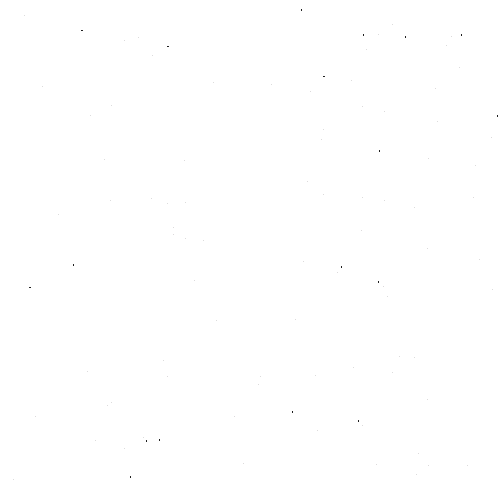
Frame 1 (no input)
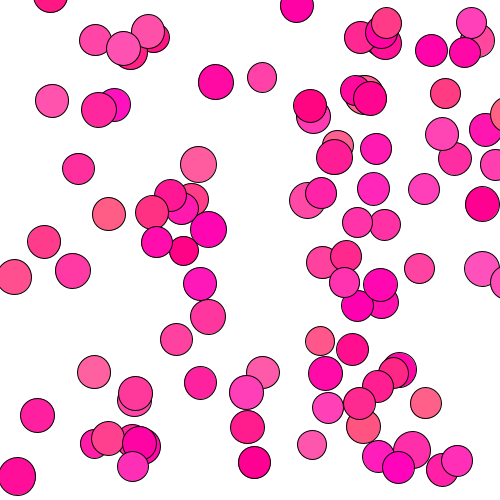
Frame 60 (the mouse pressed at the canvas centre just before this capture)
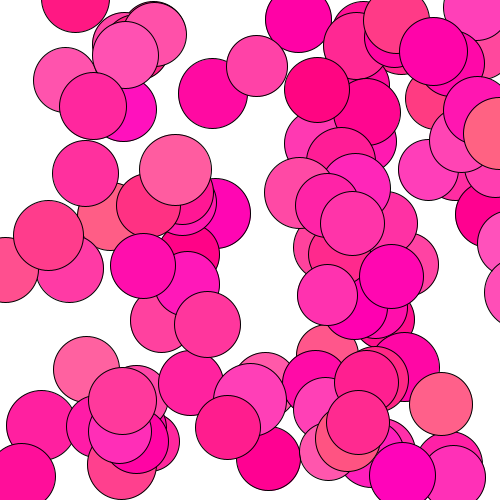
Frame 120 (the mouse held since frame 60 and released just before this capture)

The Processing sketch that drew these frames (run headless with seeded random() and noise(); from frame 60 on, the mouse is pressed at the canvas centre):

// Processing sketch: processing_168466
// ── processing_168466.pde

//growing Cells XD

Cell[] myCells = new Cell[99]; //declare and create

void setup(){
 size(500, 500);
for(int i = 0; i<myCells.length; i++){   //assign
myCells[i] = new Cell();
}
}

void draw(){
   background(255);
  for(int i = 0; i<myCells.length; i++){
 myCells[i].display();
 myCells[i].update();
   }
   
}

//creating a class

class Cell{
  
  float xlocation;    //declare variables
  float ylocation;
  float dia;
  boolean isseed;     //why?????
  float cellred, cellgreen, cellblue;
  float lineweight; 
  

  Cell(){           //constructing the class
  xlocation = random(0, 500);   // assign values = define
  ylocation = random(0,500);
  dia = 0.1;
  isseed = false;
  cellred = random(255, 100);   //set random values to get different colors
  cellgreen = random(0, 100) ;
  cellblue = random(130, 190);
  lineweight = 0.1;
  }
  
  void display(){
    stroke(lineweight);   //creating functions
    fill(cellred, cellgreen, cellblue);
    ellipse(xlocation, ylocation, dia, dia);
}

  void update(){
    xlocation = xlocation+random(-3, 3);//changing random's values the direction and speed can be changed
    ylocation = ylocation+random(-3, 3);
    dia = dia+random(0.1, 1);
    }
   
}
